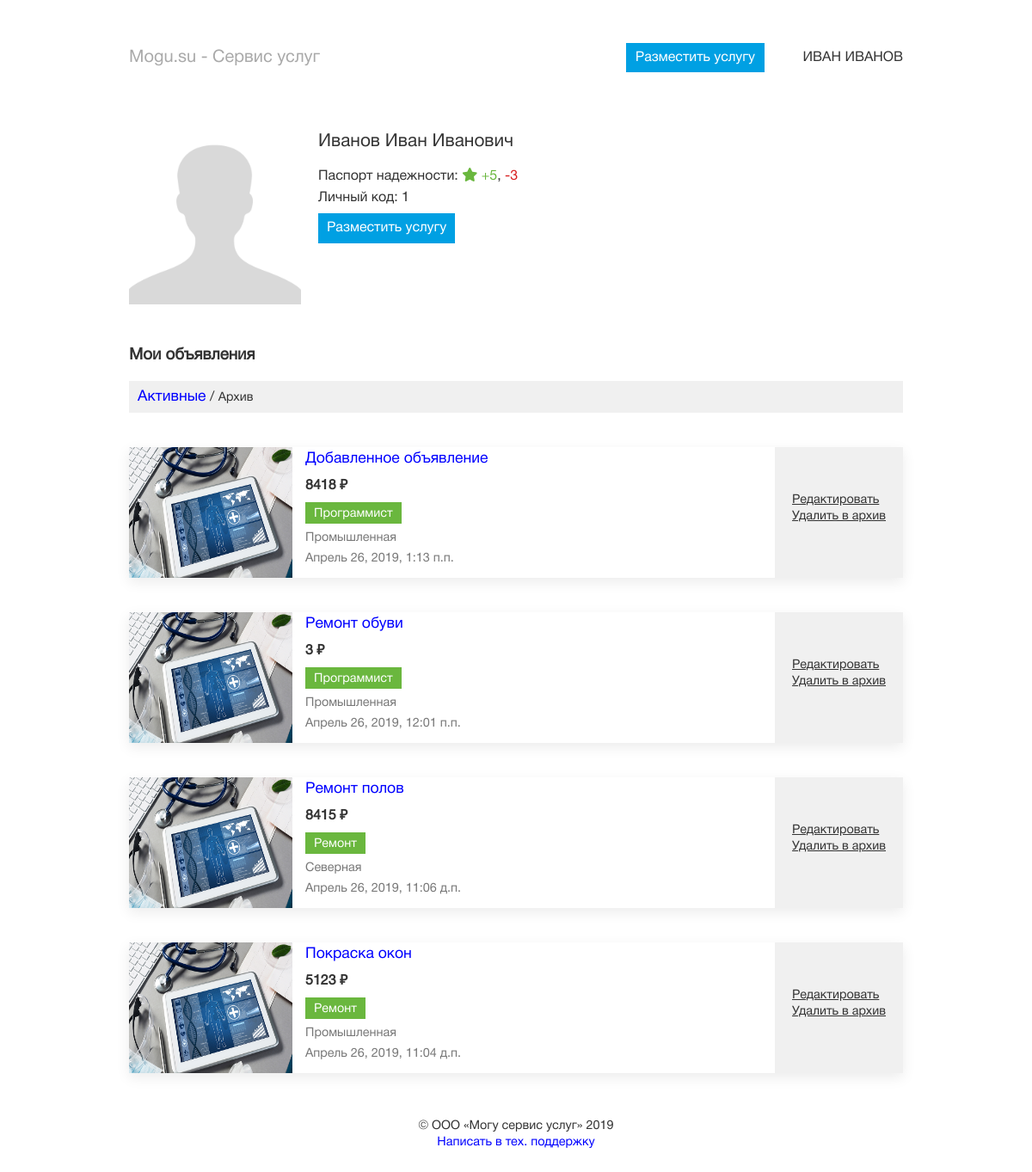
/accounts/profile/ (signed in), run on the app's committed database.
### profiles/models.py (models this page shows)
class User(AbstractUser):
    patronymic = models.CharField(max_length=250, blank=True, null=True, verbose_name='Отчество')
    phone = models.CharField(null=True, blank=True, unique=True, max_length=250, verbose_name='Телефон')
    def get_picture_url(self, filename):
        ext = filename.split('.')[-1]
        filename = '%s.%s' % (self.id, ext)
        return 'images/profiles/%s' % filename
    photo = models.ImageField(null=True, blank=True, upload_to=get_picture_url, verbose_name='Фото')

### announcements/models.py (models this page shows, shortened)
class Announcement(models.Model):
    name = models.CharField(max_length=250, verbose_name='Название')
    author = models.ForeignKey(settings.AUTH_USER_MODEL, on_delete=models.CASCADE, verbose_name='Автор', related_name='announcements')
    service = models.ForeignKey(Service, on_delete=models.CASCADE, verbose_name='Услуга', related_name='announcements')
    price = models.PositiveIntegerField(verbose_name='Цена')
    posted = models.DateTimeField(auto_now_add=True, verbose_name='Размещено')
    views = models.PositiveSmallIntegerField(verbose_name='Просмотры', default=0)
    views_today = models.PositiveSmallIntegerField(verbose_name='Просмотры сегодня', default=0)
    today = models.DateField(verbose_name='Сегодня', auto_now_add=True)
    city = models.ForeignKey(City, on_delete=models.CASCADE, verbose_name='Город', related_name='announcements')
    address = models.CharField(max_length=250, verbose_name='Адресс')
    contact = models.CharField(max_length=250, verbose_name='Контактное лицо')
    phone = models.CharField(max_length=250, verbose_name='Телефон')
    desc = RichTextField(verbose_name='Описание')
    is_active = models.BooleanField(default=True, verbose_name='Активное')
    class Meta:
        verbose_name = 'Объявление'
        verbose_name_plural = 'Объявления'
        ordering = ['-posted']
    def get_main_image(self):
        return self.images.first()

class Image(models.Model):
    announcement = models.ForeignKey(Announcement, on_delete=models.CASCADE, verbose_name='Объявление', related_name='images')
    def get_picture_url(self, filename):
        return 'images/announcements/%s/%s' % (self.announcement.author.username, filename)
    image = models.ImageField(upload_to=get_picture_url, verbose_name='Изображение')
    is_main = models.BooleanField(default=False, verbose_name='Главное изображение')
    class Meta:
        verbose_name = 'Изображение'
        verbose_name_plural = 'Изображения'

### services/models.py (models this page shows, shortened)
class Service(models.Model):
    service_type = models.ForeignKey(ServiceType, on_delete=models.CASCADE, verbose_name='Тип услуги', related_name='services')
    name = models.CharField(max_length=250, verbose_name='Название')
    class Meta:
        verbose_name = 'Услуга'
        verbose_name_plural = 'Услуги'
        ordering = ['name']

class ServiceType(models.Model):
    name = models.CharField(max_length=250, verbose_name='Название')
    class Meta:
        verbose_name = 'Тип услуги'
        verbose_name_plural = 'Типы услуг'
        ordering = ['name']

### profiles/views.py (the view)
# urls.py: path('profile/', views.profile, name='profile'),
@login_required
def profile(request):
    user = request.user
    active_ans = Announcement.objects.filter(author=user, is_active=True)
    not_active_ans = Announcement.objects.filter(author=user, is_active=False)
    context = {
        'active_ans': active_ans,
        'not_active_ans': not_active_ans,
    }
    return render(request, 'profiles/profile.html', context)

### profiles/context_processors.py (called while the page is built)
def getting_forms(request):
    reg_form = RegisterForm()
    login_form = LoginForm()
    context = {
        'reg_form': reg_form,
        'login_form': login_form,
    }
    return context

### templates/profiles/profile.html (shortened to what this page needs)
{% extends 'base.html' %}
{% load static %}
{% load imagefit %}
{% block content %}
    <div class="profile">
        <div class="container">
            <div class="row">
                {% if user.photo %}
                    <img id="user-photo" src="{{ user.photo.url|resize:'200x200,C' }}" alt="user-photo">
                {% else %}
                    <img id="user-photo" src="{% static 'images/no_avatar.png' %}" alt="user-photo">
                {% endif %}
                <div class="profile-info">
                    <h3>{{ user.last_name }} {{ user.first_name }} {{ user.patronymic }}</h3>
                    <p class="an-passport"><span>Паспорт надежности:</span> <i class="fa fa-star"></i> <span class="an-plus">+5</span>, <span class="an-minus">-3</span></p>
                    <p>Личный код: <span>{{ user.id }}</span></p>
                    <a href="{% url 'an_create' %}">Разместить услугу</a>
                </div>
            </div>
            <h3>Мои объявления</h3>
            <div id="an-type-link">
                <a class="an-link-1 an-active-link" href="#">Активные</a> /
                <a class="an-link-2" href="#">Архив</a>
            </div>
            <div class="an-list">
                <div class="an-tab-1">
                    {% for an in active_ans %}
                        <div class="an-item">
                            <div class="row">
                                <div>
                                    <div class="row">
                                        <img src="{{ an.get_main_image.image.url|resize:'190x160,C' }}" alt="service-photo">
                                        <div class="user-an-info">
                                            <h4><a href="{% url 'an_detail' an.id %}">{{ an.name|truncatechars:50 }}</a></h4>
                                            <p class="price">{{ an.price }} &#8381;</p>
                                            <a class="s-type" href="#">{{ an.service.service_type.name }}</a>
                                            <p><span>{{ an.address }}</span></p>
                                            <p><span>{{ an.posted }}</span></p>
                                        </div>
                                    </div>
                                </div>
                                <div class="an-controls">
                                    <a href="#">Редактировать</a>
                                    <a href="#">Удалить в архив</a>
                                </div>
                            </div>
                        </div>
                    {% endfor %}
                </div>
            </div>
        </div>
    </div>
{% endblock content %}

### templates/header.html (shortened to what this page needs)
{% load static %}
<header>
    <div class="container">
        <div class="row">
            <div class="left-header">
                <a class="main-link" href="{% url 'index' %}">
                    <h1>Mogu.su - Сервис услуг</h1>
                </a>
            </div>
            <div class="right-header">
                {% if user.is_authenticated %}
                    <a class="add-service" href="{% url 'an_create' %}">Разместить услугу</a>
                    <a id="user-name" href="#">{{ user.first_name }} {{ user.last_name }}</a>
                {% else %}
                    <a class="add-service trigger" href="#">Разместить услугу</a>
                    <a class="login-btn trigger" href="#">Войти</a>
                {% endif %}
            </div>
        </div>
    </div>
</header>

### dev_static/css/style.css (style rules this page uses)
* { padding: 0; margin: 0; outline: none; }
a, a:visited { text-decoration: none; color: #00f; }
body { font-size: 1rem; font-family: 'Helvetica Neue', Arial, Helvetica, sans-serif; color: #333; }
.container { max-width: 900px; padding: 0 40px; margin: 0 auto; }
.row { display: flex; flex-wrap: wrap; }
header { margin-top: 50px; position: relative; }
header .main-link { text-decoration: none; }
header .main-link h1 { font-size: 1.25rem; color: #a9a9a9; font-weight: normal; }
header .row { justify-content: space-between; align-items: center; }
header .right-header>a { display: inline-block; text-decoration: none; line-height: 34px; }
header .right-header>a:first-child { background-color: #00a0e3; color: #fff; padding: 0 11px; }
header #user-name { margin-left: 40px; text-transform: uppercase; color: #333; }
header .right-header { position: relative; }
.s-type { position: absolute; top: 60px; display: inline-block; background-color: #6ab73e; color: #fff; padding: 7px 10px 4px 10px; }
.user-an-info .s-type { position: static; }
.an-passport i { color: #6ab73e; }
.an-passport .an-plus { color: #6ab73e; }
.an-passport .an-minus { color: #d71e1f; }
.profile { margin-top: 70px; }
.profile #user-photo { margin-right: 20px; }
.profile .profile-info h3 { margin: 0; font-weight: normal; font-size: 1.3rem; padding-bottom: 20px; }
.profile .profile-info p { padding-bottom: 10px; }
.profile .profile-info a { display: inline-block; padding: 10px; background-color: #00a0e3; color: white; }
#an-type-link { margin-top: 20px; background-color: #f0f0f0; padding: 10px; }
#an-type-link a { color: #333; font-size: 0.9rem; }
#an-type-link .an-active-link { color: blue; font-size: 1.1rem; }
.profile h3 { margin-top: 50px; }
.profile .an-item { margin-top: 40px; box-shadow: 0 5px 15px rgba(0,0,0,.08); justify-content: space-between; }
.profile .an-item>.row { justify-content: space-between; }
.an-item .user-an-info { text-align: left; padding: 5px 15px; color: #333; font-size: 0.9rem; }
.an-item .user-an-info h4 { margin-bottom: 10px; font-weight: normal; font-size: 1.1rem; }
.an-item .user-an-info p span { color: #777; }
.an-item .user-an-info p { margin: 10px 0; }
.an-item .user-an-info .price { font-weight: bold; font-size: 1rem; }
.an-item .an-controls a { margin-top: 5px; display: block; padding: 0 20px; color: #333; font-size: 0.9rem; text-decoration: underline; }
.an-item .an-controls { padding-top: 50px; background: #f0f0f0; }
.an-item img { width: 190px; }

### data on the page
User: first_name "ИВАН", last_name "ИВАНОВ", last_name "Иванов", first_name "Иван", patronymic "Иванович", id "1"
Announcement: get_main_image.image|resize (picture), name "Добавленное объявление", price "8418", service.service_type.name "Программист", address "Промышленная", posted "Апрель 26, 2019, 1:13 п.п."
Announcement: get_main_image.image|resize (picture), name "Ремонт обуви", price "3", service.service_type.name "Программист", address "Промышленная", posted "Апрель 26, 2019, 12:01 п.п."
Announcement: get_main_image.image|resize (picture), name "Ремонт полов", price "8415", service.service_type.name "Ремонт", address "Северная", posted "Апрель 26, 2019, 11:06 д.п."
Announcement: get_main_image.image|resize (picture), name "Покраска окон", price "5123", service.service_type.name "Ремонт", address "Промышленная", posted "Апрель 26, 2019, 11:04 д.п."
